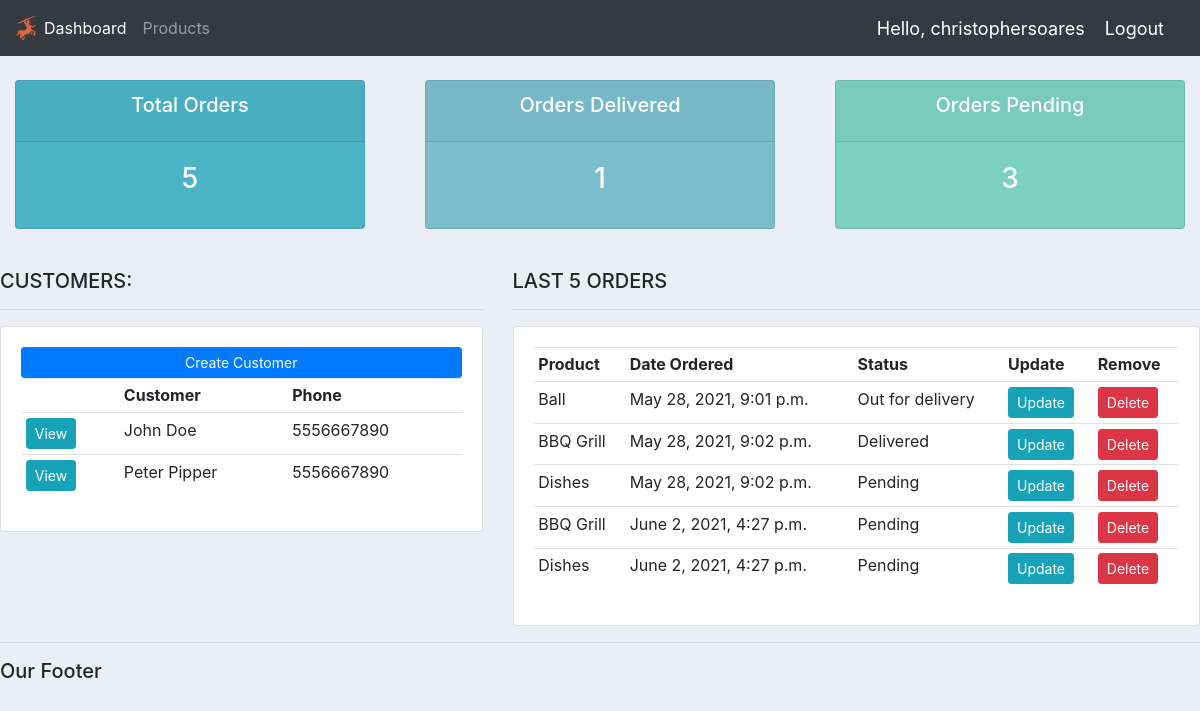
The app's page / (signed in), older data.
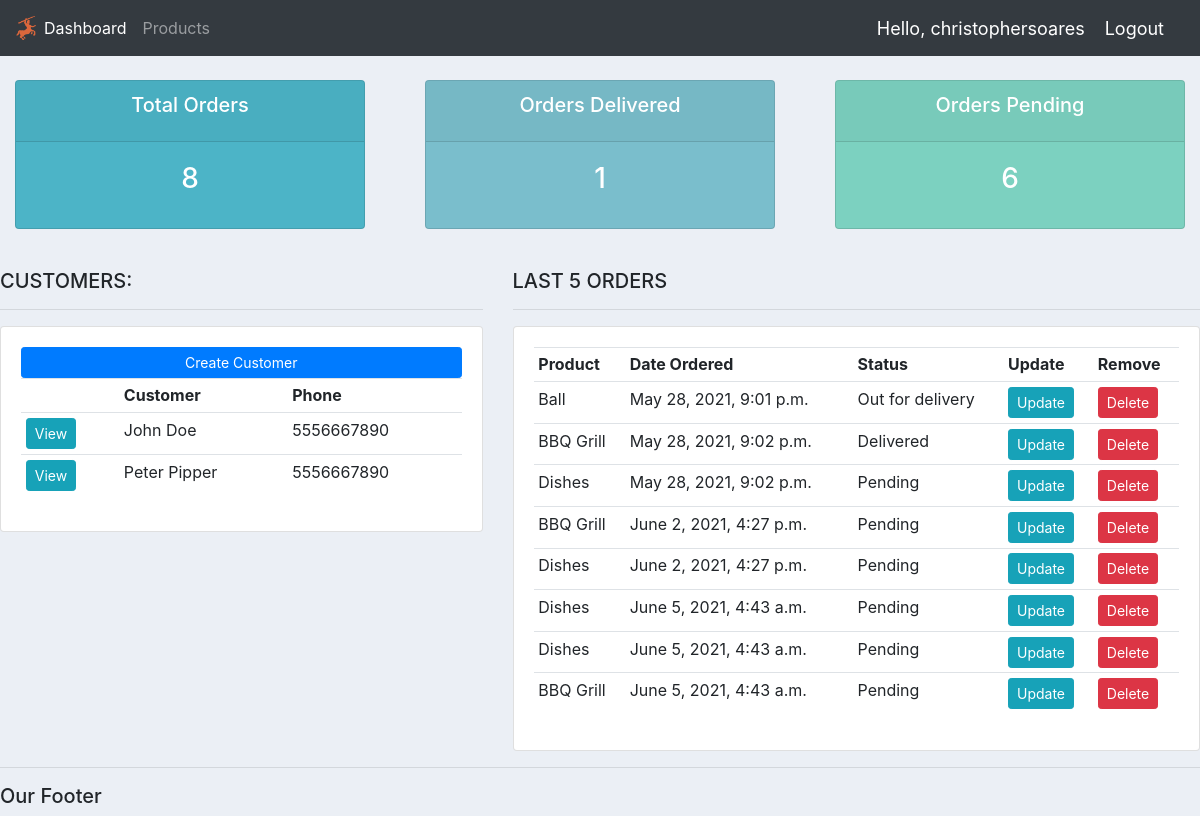
The same page, newer data.
### accounts/models.py (models this page shows, shortened)
class Customer(models.Model):
    name = models.CharField(max_length=200, null=True)
    phone = models.CharField(max_length=200, null=True)
    email = models.CharField(max_length=200, null=True)
    date_created = models.DateTimeField(auto_now_add=True, null=True)

class Order(models.Model):
    STATUS = (
        ('Pending', 'Pending'),
        ('Out for delivery', 'Out for delivery'),
        ('Delivered', 'Delivered')
        )
    customer = models.ForeignKey(Customer, null=True, on_delete= models.SET_NULL)
    product =  models.ForeignKey(Product, null=True, on_delete= models.SET_NULL)
    date_created = models.DateTimeField(auto_now_add=True, null=True)
    status = models.CharField(max_length=200, null=True, choices=STATUS)
    note = models.CharField(max_length=1000, null=True)

class Product(models.Model):
    CATEGORY = (
        ('Indoor', 'Indoor'),
        ('Outdoor', 'Outdoor'),
        )
    name = models.CharField(max_length=200, null=True)
    price = models.FloatField(null=True)
    category = models.CharField(max_length=200, null=True, choices=CATEGORY)
    description = models.CharField(max_length=200, null=True, blank=True)
    date_created = models.DateTimeField(auto_now_add=True, null=True)
    tags = models.ManyToManyField(Tag)
    def __str__(self):
        return self.name

### accounts/views.py (the view)
# urls.py: path('', views.home, name='home'),
@login_required(login_url='login')
def home(request):
    orders = Order.objects.all()
    customers = Customer.objects.all()
    total_customers = customers.count()
    total_orders = orders.count()
    delivered = orders.filter(status='Delivered').count()
    pending = orders.filter(status='Pending').count()
    context = {'orders':orders,'customers':customers, 'total_orders':total_orders, 'delivered':delivered, 'pending':pending}
    return render(request, 'accounts/dashboard.html', context)

### accounts/templates/accounts/dashboard.html
{% extends 'accounts/main.html' %}
{% block content %}
{% include 'accounts/status.html' %}
<br>
<div class="row">
    <div class="col-md-5">
        <h5>CUSTOMERS:</h5>
        <hr>
        <div class="card card-body">
            <a class="btn btn-primary btn-sm btn-block" href="">Create Customer</a>
            <table class="table table-sm">
                <tr>
                    <th></th>
                    <th>Customer</th>
                    <th>Phone</th>
                </tr>
                {% for customer in customers %}
                    <tr>
                        <td><a class="btn btn-sm btn-info" href="{% url 'customer' customer.id %}">View</a></td>
                        <td>{{customer.name}}</td>
                        <td>{{customer.phone}}</td>
                    </tr>
                {% endfor %}
            </table>
        </div>
    </div>
    <div class="col-md-7">
        <h5>LAST 5 ORDERS</h5>
        <hr>
        <div class="card card-body">
            <table class="table table-sm">
                <tr>
                    <th>Product</th>
                    <th>Date Ordered</th>
                    <th>Status</th>
                    <th>Update</th>
                    <th>Remove</th>
                </tr>
                {% for order in orders %}
                    <tr>
                        <td>{{order.product}}</td>
                        <td>{{order.date_created}}</td>
                        <td>{{order.status}}</td>
                        <td><a class="btn btn-sm btn-info" href="{% url 'update_order' order.id %}" >Update</a></td>
                        <td><a class="btn btn-sm btn-danger" href="{% url 'delete_order' order.id %}">Delete</a></td>
                    </tr>
                {% endfor %}
            </table>
        </div>
    </div>
</div>
{% endblock %}

Row changes from the older to the newer data that the page shows:
added Order: product "Dishes", date_created "June 5, 2021, 4:43 a.m.", status "Pending"
added Order: product "Dishes", date_created "June 5, 2021, 4:43 a.m.", status "Pending"
added Order: product "BBQ Grill", date_created "June 5, 2021, 4:43 a.m.", status "Pending"
Text that changed along with them:
{{ total_orders }}: "5" → "8"
{{ pending }}: "3" → "6"
